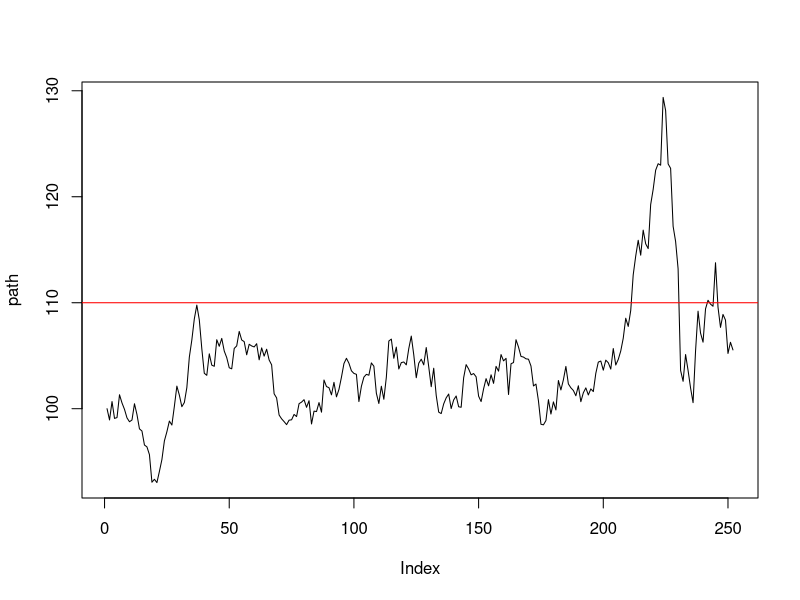
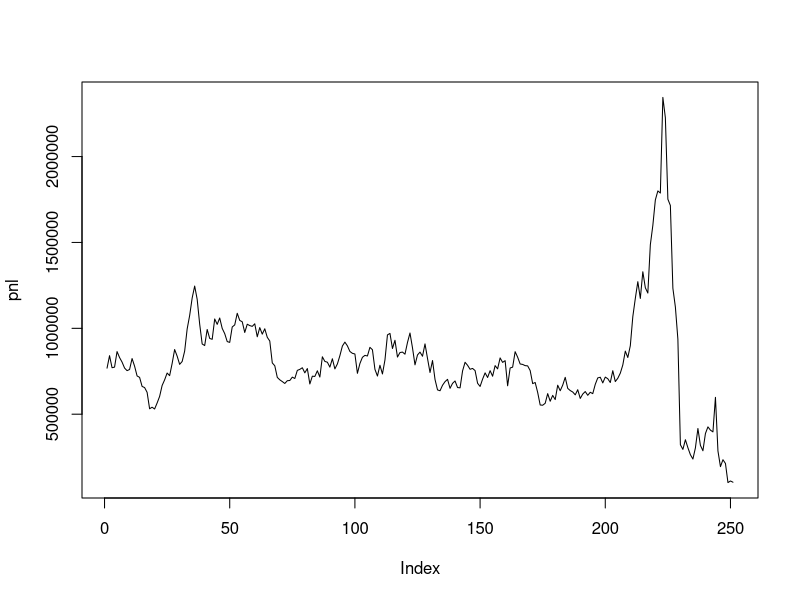
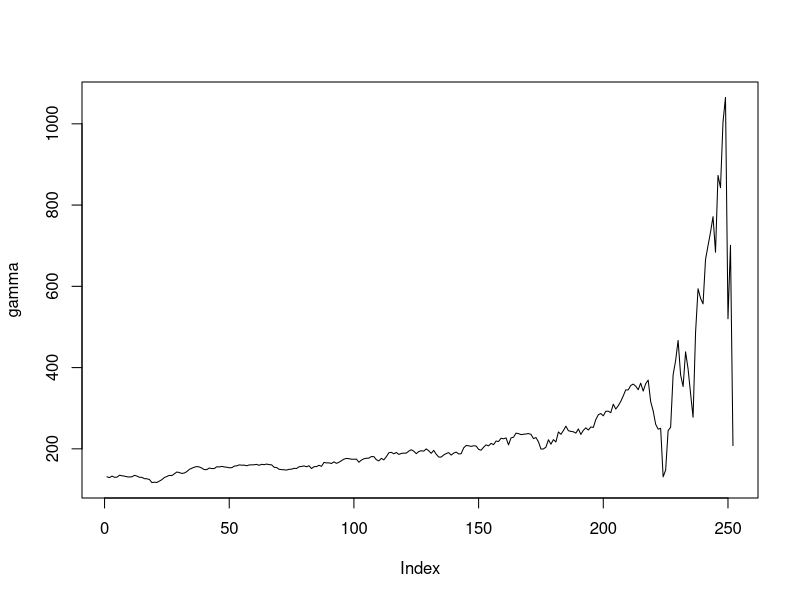

Reproduce these figures in R, in order.
## Variance Swap Pricers
## Author: Ming Tian
## Copyright @2015 Ming Tian

# Black-Scholes Pricer
BSPricer <- function(S, K, r, Ttm, vol, type) {
  d1 <- (1 / (vol * sqrt(Ttm))) * (log(S / K) + (r + vol^2/2) * Ttm)
  d2 <- d1 - vol * sqrt(Ttm)
  if (type == "c") {
    # call price
    CallPrice <- S * pnorm(d1) - K * exp(-r * Ttm) * pnorm(d2)
    # return
    return(CallPrice)
  }
  else if (type == "p") {
    # put price
    PutPrice <- pnorm(-d2) * K * exp(-r * Ttm) - pnorm(-d1) * S
    # return
    return(PutPrice)
  }
  else {
    stop("Wrong input type!")
  }
}

# Black-Scholes Gamma
BSGamma <- function(S, K, r, Ttm, vol) {
  d1 <- (1 / (vol * sqrt(Ttm))) * (log(S / K) + (r + vol^2/2) * Ttm)
  return(exp(0)*dnorm(d1)/(S*vol*sqrt(Ttm)))
}

# JPMorgan Model Pricer
VarSwapPricer.SimpleVersion <- function(S, put_strikes, call_strikes, put_IVs, call_IVs, Ttm=1, r, Kvs) {
  # check the inputs 
  if (length(put_strikes) != length(put_IVs)) {
    stop("Put strikes are not as long as put IVs, please check!")
  }
  if (length(call_strikes) != length(call_IVs)) {
    stop("Call strikes are not as long as Call IVs, please check!")
  }
  
  # compute forward price firstly
  fprice <- S * exp(r*Ttm)
  
  # calculate the price of puts
  put_strikes_abs <- fprice * put_strikes
  put_series <- apply(cbind(put_strikes_abs, put_IVs), 1, function(x) {
    BSPricer(S = S, K = x[1], r = r, Ttm = Ttm, vol = x[2], type = "p")
  })
  put_series <- put_series / fprice
  
  # calculate the price of calls
  call_strikes_abs <- fprice * call_strikes
  call_series <- apply(cbind(call_strikes_abs, call_IVs), 1, function(x) {
    BSPricer(S = S, K = x[1], r = r, Ttm = Ttm, vol = x[2], type = "c")
  })
  call_series <- call_series / fprice
  
  # sum the puts and calls
  len1 <- length(put_strikes)
  put_k0 <- put_strikes[1] - (put_strikes[2] - put_strikes[1])
  put_weight <- (put_strikes[1:len1] - c(put_k0, put_strikes[1:(len1-1)])) / (put_strikes^2)
  put_weight[put_strikes == 1] <- put_weight[put_strikes == 1] / 2
  sum1 <- sum(put_series * put_weight)
  len2 <- length(call_strikes)
  call_k0 <- call_strikes[1] - (call_strikes[2] - call_strikes[1])
  call_weight <- (call_strikes[1:len2] - c(call_k0, call_strikes[1:(len2-1)])) / (call_strikes^2)
  call_weight[call_strikes == 1] <- call_weight[call_strikes == 1] / 2
  sum2 <- sum(call_series * call_weight)
  
  # var swap price
  varswap <- (2/Ttm) * (sum1 + sum2) - exp(-r*Ttm) * (Kvs^2)
  
  # return 
  return(varswap)
}

# # JPMorgan Model Pricer test
# put_strikes_rate <- seq(from = 0.5, to = 1, by = 0.05)
# call_strikes_rate <- seq(from = 1, to = 1.5, by = 0.05)
# put_IVs_tmp <- c(0.276, 0.264, 0.252, 0.240, 0.227, 0.214, 0.200, 0.187, 0.173, 0.160, 0.148)
# call_IVs_tmp <- c(0.148, 0.137, 0.129, 0.122, 0.119, 0.118, 0.119, 0.121, 0.125, 0.129, 0.134)
# 
# # two input parameters
# discount_factor <- 0.977368853
# forward_price <- 2935.02
# Kvs_tmp <- 0.16625
# 
# rf=log(1/discount_factor)
# S0 <- forward_price / exp(rf)
# VarSwapPricer.SimpleVersion(S = S0, put_strikes = put_strikes_rate, call_strikes = call_strikes_rate, 
#                             put_IVs = put_IVs_tmp, call_IVs = call_IVs_tmp, r = rf, Kvs = Kvs_tmp) 

# Figure on page 13

#assign the parameters firstly
K = 110  #strike price
mu = 0  #mean
sig = 0.3  #sigma/annulaized volitility
S0 = 100  #start stock price
r = 0  #interest rate
q = 0  #dividends of stock
dt = 1/252  #time step
T_m = 1  #maturity time
type = "c"  #option type

Path <- function(S0_ = S0, mu_ = mu, dt_ = dt, T_m_ = T_m, seed_) {
  # set random seed
  set.seed(seed_)
  # lognormal random number
  sig1 <- 0.2
  rand_vec1 <- rlnorm(n=200, meanlog = mu_ - 0.5*((sig1*sqrt(1/252))^2), sdlog = sig1*sqrt(1/252))
  sig2 <- 0.3
  rand_vec2 <- rlnorm(n=10, meanlog = mu_ - 0.5*((sig2*sqrt(1/252))^2), sdlog = sig2*sqrt(1/252))
  sig3 <- 0.4
  rand_vec3 <- rlnorm(n=41, meanlog = mu_ - 0.5*((sig3*sqrt(1/252))^2), sdlog = sig3*sqrt(1/252))
  # return and price
  rt_vec <- c(1, rand_vec1, rand_vec2, rand_vec3)
  price_vec <- S0_ * cumprod(rt_vec)
  # return
  return(price_vec)
}
# path test
path <- Path(seed_ = 5)
plot(path, type="l")
abline(h=110, col="red")

#define a payoff function for vanilla options
Vanilla.Payoff <- function(K_ = K, S_end, type = "c")
{
  if(type == "c")  #Call
  {
    payoff <- max(0, (S_end - K_))
  }
  else  #Put
  {
    payoff <- max(0, (K_ - S_end))
  }
  payoff
}

Delta.Hedge.PnL <- function(PayoffFunc, path, K_ = K, S0_ = S0, sig_ = sig, sig_DH = sig, rf=r,
                            mu_ = mu, dt_ = dt, T_m_ = T_m, type = "c") {
  #decide the option type
  if(type == "c")  #Call
  {
    # call option price
    CallPrice <- BSPricer(S=S0_, K=K_, r=rf, Ttm=T_m_, vol=sig_, type="c")
    pnlfunc <- function(x) {
      # calculate option P&L
      S_end <- x[length(x)]
      Opt_payoff <- PayoffFunc(K_ = K_, S_end, type = type)
      
      # calculate delta hedge P&L
      S_path <- ts(x)
      S_diff <- lag(S_path) - S_path
      t_ts <- rev(seq(from=dt_, to=T_m_, by=dt_))
      delta_vec <- pnorm( (1 / (sig_DH * sqrt(t_ts))) * (log(S_path / K_) + (0 + sig_DH^2/2) * t_ts) )
      delta_vec <- delta_vec[-length(delta_vec)]
      deltapayoff_vec <- delta_vec * S_diff
      #deltapayoff <- sum(deltapayoff_vec)
      
      # return
      cumsum(deltapayoff_vec) + CallPrice - Opt_payoff
    }
    pnl <- pnlfunc(path)
  }
  else  #Put
  {
    #do nothing for now
  }
  pnl
}
# test
pnl <- Delta.Hedge.PnL(PayoffFunc=Vanilla.Payoff, path=path)*100000
plot(pnl, type="l")
abline(h=0, col="blue")
# realized vol
rl_vol <- sd(diff(log(path), 1))*sqrt(252)
rl_50dvol <- sapply(c(51:252), function(x) {
  sd(diff(log(path[(x-50):x]), 1) * sqrt(252))
})

# gamma
gamma <- path^2 * BSGamma(S=path, K=K, r=r, Ttm=rev(seq(from=1/252, to=1, by=1/252)), vol=sig)
plot(gamma, type="l")

# graph (a)
figa_data <- cbind(path, rep(K, 252), c(1,pnl))



# Goldman Sachs Model Pricer
FairVariance <- function(S, put_strikes, call_strikes, put_IVs, call_IVs, Ttm=1, r, ref_S) {
  # check the inputs 
  if (length(put_strikes) != length(put_IVs)) {
    stop("Put strikes are not as long as put IVs, please check!")
  }
  if (length(call_strikes) != length(call_IVs)) {
    stop("Call strikes are not as long as Call IVs, please check!")
  }
  
  # compute weights firstly
  f <- function(ST) (2/Ttm)*((ST - ref_S)/ref_S - log(ST/ref_S))
  # for call weights
  call_weights <- c()
  call_weights[1] <- (f(call_strikes[2]) - f(call_strikes[1])) / (call_strikes[2] - call_strikes[1])
  n_tmp <- length(call_strikes)
  for (i in 2:(n_tmp - 1)) {
    call_weights[i] <- (f(call_strikes[i+1]) - f(call_strikes[i])) / (call_strikes[i+1] - call_strikes[i]) - sum(call_weights[1:(i-1)])
  }
  k_tmp <- call_strikes[n_tmp] + (call_strikes[n_tmp] - call_strikes[n_tmp - 1])
  call_weights[n_tmp] <- (f(k_tmp) - f(call_strikes[n_tmp])) / (k_tmp - call_strikes[n_tmp]) - sum(call_weights[1:(n_tmp-1)])
  # for put weights
  put_weights <- c()
  put_weights[1] <- (f(put_strikes[2]) - f(put_strikes[1])) / (put_strikes[1] - put_strikes[2])
  n_tmp <- length(put_strikes)
  for (i in 2:(n_tmp - 1)) {
    put_weights[i] <- (f(put_strikes[i+1]) - f(put_strikes[i])) / (put_strikes[i] - put_strikes[i+1]) - sum(put_weights[1:(i-1)])
  }
  k_tmp <- put_strikes[n_tmp] + (put_strikes[n_tmp] - put_strikes[n_tmp - 1])
  put_weights[n_tmp] <- (f(k_tmp) - f(put_strikes[n_tmp])) / (put_strikes[n_tmp] - k_tmp) - sum(put_weights[1:(n_tmp-1)])
  
  # compute call and put price series
  put_series <- apply(cbind(put_strikes, put_IVs), 1, function(x) {
    BSPricer(S = S, K = x[1], r = r, Ttm = Ttm, vol = x[2], type = "p")
  })
  call_series <- apply(cbind(call_strikes, call_IVs), 1, function(x) {
    BSPricer(S = S, K = x[1], r = r, Ttm = Ttm, vol = x[2], type = "c")
  })
  
  # sum results
  sum_cp <- sum(put_weights * put_series) + sum(call_weights * call_series)
  
  # price formula
  kvar <- (2/Ttm) * (r*Ttm - (S*exp(r*Ttm)/ref_S - 1) - log(ref_S/S)) + exp(r*Ttm)*sum_cp
  
  # return 
  return(kvar)
  #return(sum_cp)
  #return(list(pweight=put_weights, pprice=put_series, cweight=call_weights, cprice=call_series))
}

# # test GS paper P21 example
# put_strikes_tmp <- rev(seq(from=50, to=100, by=5))
# call_strikes_tmp <- seq(from=100, to=135, by=5)
# put_vol <- rev(seq(from=30, to=20) * 0.01)
# call_vol <- seq(from=20, to=13) * 0.01
# rf <- 0.05
# S0 <- 100
# T_m <- 90/365
# sqrt(10000*FairVariance(S=S0, put_strikes=put_strikes_tmp, call_strikes=call_strikes_tmp, 
#                              put_IVs=put_vol, call_IVs=call_vol, Ttm=T_m, r=rf, ref_S=100))

# 
# # test JPMorgan Paper P17 example
# put_strikes_new <- rev(c(1467.51, 1614.26, 1761.01, 1907.76, 2054.51, 2201.26, 2348.01, 2494.76, 2641.51, 2788.26, 2935.02))
# call_strikes_new <- c(2935.02, 3081.77, 3228.52, 3375.27, 3522.02, 3668.77, 3815.52, 3962.27, 4109.02, 4255.77, 4402.52)
# put_IVs_new <- rev(c(0.276, 0.264, 0.252, 0.240, 0.227, 0.214, 0.200, 0.187, 0.173, 0.160, 0.148))
# call_IVs_new <- c(0.148, 0.137, 0.129, 0.122, 0.119, 0.118, 0.119, 0.121, 0.125, 0.129, 0.134)
# discount_factor <- 0.977368853
# rf <- log(1/discount_factor)
# T_m <- 1
# S0 <- 2935.02 * exp(-rf*T_m)
# sqrt(FairVariance(S=S0, put_strikes = put_strikes_new, call_strikes = call_strikes_new,
#                              put_IVs=put_IVs_new, call_IVs = call_IVs_new, Ttm = T_m, r=rf, ref_S = 2935.02))

# Theoritical Fair Variance
TheoryFairVar.IVlinearK <- function(S, sigma0=0.3, b_slope=0.2, Ttm=1, r, ref_S, K_lower, K_upper, step=0.001) {
  # compute the Sf price
  Sf <- S * exp(r*Ttm)
  # obtain the upper bound of the call strikes
  #   if(b_slope == 0) {
  #     upper <- 200
  #   }
  #   else {
  #     upper <- floor(sigma0*Sf/b_slope + Sf)
  #   }
  put_bound <- c(K_lower, ref_S)
  call_bound <- c(ref_S, K_upper)
  # cut the put and call range
  put_range <- seq(from=put_bound[1], to=put_bound[2], by=step)
  call_range <- seq(from=call_bound[1], to=call_bound[2], by=step)
  # integral
  dk_put <- step
  dk_call <- step
  iv_put <- rep(sigma0, length(put_range)) - b_slope*(put_range - Sf)/Sf
  iv_call <- rep(sigma0, length(call_range)) - b_slope*(call_range - Sf)/Sf
  price_put <- apply(cbind(put_range, iv_put), 1, function(x) {
    BSPricer(S = S, K = x[1], r = r, Ttm = Ttm, vol = x[2], type = "p")
  })
  price_call <- apply(cbind(call_range, iv_call), 1, function(x) {
    BSPricer(S = S, K = x[1], r = r, Ttm = Ttm, vol = x[2], type = "c")
  })
  put_integral <- sum((1/put_range^2) * price_put * dk_put)
  call_integral <- sum((1/call_range^2) * price_call * dk_call)
  # fair variance 
  kvar <- (2/Ttm) * (r*Ttm - (S*exp(r*Ttm)/ref_S - 1) - log(ref_S/S) + exp(r*Ttm)*(put_integral+call_integral))
  # return result
  return(kvar)
}
# test
sqrt(10000*TheoryFairVar.IVlinearK(S=100, sigma0=0.3, b_slope=0.2, Ttm=90/365, r=0.05, ref_S=100, K_lower=10, K_upper=200, step=0.0001))
# # test GS paper P24 example
# b_slope <- 0.2
# sigma0 <- 0.3
# r <- 0.05
# S0 <- 100
# T_m <- 90/365
# Sf <- S0 * exp(r*Ttm)
# put_strikes_tmp <- rev(seq(from=10, to=100, by=1))
# call_strikes_tmp <- seq(from=100, to=200, by=1)
# put_vol <- rep(sigma0, length(put_strikes_tmp)) - b_slope*(put_strikes_tmp - Sf)/Sf
# call_vol <- rep(sigma0, length(call_strikes_tmp)) - b_slope*(call_strikes_tmp - Sf)/Sf
# sqrt(10000*FairVariance(S=S0, put_strikes=put_strikes_tmp, call_strikes=call_strikes_tmp, 
#                              put_IVs=put_vol, call_IVs=call_vol, Ttm=T_m, r=rf, ref_S=100))

# the first approx pricing model
Approx.IVlinearK <- function(S, sigma0=0.3, b_slope=0.2, Ttm=1, r, ref_S) {
  kvar <- sigma0^2 * (1 + 3 * Ttm * b_slope^2)
  return(kvar)
}
# test
sqrt(10000*Approx.IVlinearK(S=100, sigma0=0.3, b_slope=0.2, Ttm=1))

# the second approx pricing model
Approx.IVlinearDelta <- function(S, sigma0=0.3, b_slope=0.2, Ttm=1, r, ref_S) {
  kvar <- sigma0^2 * (1 + (b_slope*sqrt(Ttm)/sqrt(pi)) + (1/12)*(b_slope^2/sigma0^2))
  return(kvar)
}
# test
sqrt(10000*Approx.IVlinearDelta(S=100, sigma0=0.3, b_slope=0.2, Ttm=0.25))